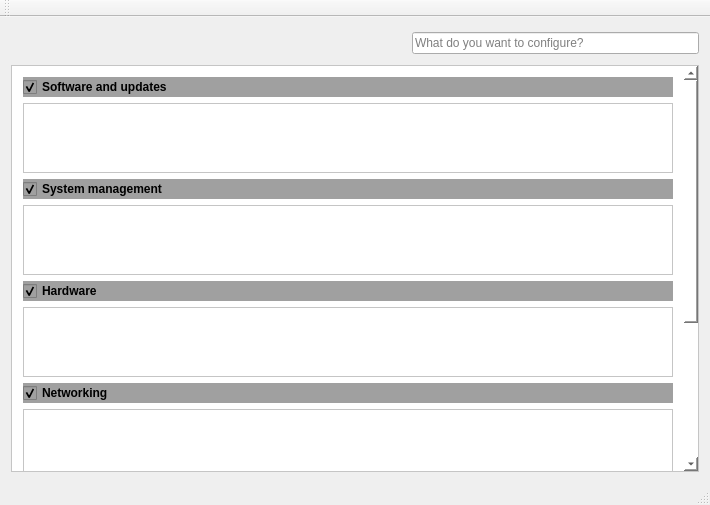
<?xml version="1.0" encoding="UTF-8"?>
<ui version="4.0">
 <class>MainWindow</class>
 <widget class="QMainWindow" name="MainWindow">
  <property name="geometry">
   <rect>
    <x>0</x>
    <y>0</y>
    <width>710</width>
    <height>505</height>
   </rect>
  </property>
  <property name="windowTitle">
   <string>MainWindow</string>
  </property>
  <widget class="QWidget" name="centralWidget">
   <layout class="QVBoxLayout" name="verticalLayout">
    <item>
     <layout class="QHBoxLayout" name="horizontalLayout">
      <item>
       <widget class="QToolButton" name="refreshButton">
        <property name="text">
         <string/>
        </property>
        <property name="icon">
         <iconset resource="controlpanel.qrc">
          <normaloff>:/images/refresh.png</normaloff>:/images/refresh.png</iconset>
        </property>
        <property name="iconSize">
         <size>
          <width>24</width>
          <height>24</height>
         </size>
        </property>
        <property name="autoRaise">
         <bool>true</bool>
        </property>
       </widget>
      </item>
      <item>
       <widget class="QToolButton" name="DEChooserButton">
        <property name="contextMenuPolicy">
         <enum>Qt::ActionsContextMenu</enum>
        </property>
        <property name="text">
         <string/>
        </property>
        <property name="icon">
         <iconset resource="controlpanel.qrc">
          <normaloff>:/images/kde.png</normaloff>:/images/kde.png</iconset>
        </property>
        <property name="iconSize">
         <size>
          <width>24</width>
          <height>24</height>
         </size>
        </property>
        <property name="popupMode">
         <enum>QToolButton::InstantPopup</enum>
        </property>
        <property name="autoRaise">
         <bool>true</bool>
        </property>
        <property name="arrowType">
         <enum>Qt::NoArrow</enum>
        </property>
       </widget>
      </item>
      <item>
       <widget class="QToolButton" name="DELaunchConfigApp">
        <property name="text">
         <string/>
        </property>
        <property name="icon">
         <iconset resource="controlpanel.qrc">
          <normaloff>:/images/kde.png</normaloff>:/images/kde.png</iconset>
        </property>
        <property name="iconSize">
         <size>
          <width>24</width>
          <height>24</height>
         </size>
        </property>
        <property name="autoRaise">
         <bool>true</bool>
        </property>
       </widget>
      </item>
      <item>
       <spacer name="horizontalSpacer">
        <property name="orientation">
         <enum>Qt::Horizontal</enum>
        </property>
        <property name="sizeHint" stdset="0">
         <size>
          <width>40</width>
          <height>20</height>
         </size>
        </property>
       </spacer>
      </item>
      <item>
       <widget class="QLineEdit" name="filterEdit">
        <property name="placeholderText">
         <string>What do you want to configure?</string>
        </property>
       </widget>
      </item>
     </layout>
    </item>
    <item>
     <widget class="QScrollArea" name="scrollArea">
      <property name="styleSheet">
       <string notr="true">background-color: rgb(255, 255, 255);</string>
      </property>
      <property name="widgetResizable">
       <bool>true</bool>
      </property>
      <widget class="QWidget" name="scrollAreaWidgetContents">
       <property name="geometry">
        <rect>
         <x>0</x>
         <y>-165</y>
         <width>679</width>
         <height>570</height>
        </rect>
       </property>
       <layout class="QVBoxLayout" name="verticalLayout_2">
        <item>
         <widget class="QCheckBox" name="softwareGroupName">
          <property name="font">
           <font>
            <weight>75</weight>
            <bold>true</bold>
           </font>
          </property>
          <property name="autoFillBackground">
           <bool>false</bool>
          </property>
          <property name="styleSheet">
           <string notr="true">QCheckBox{ background-color: rgb(160, 160, 160)}
QCheckBox::indicator:unchecked{
image: url(:images/arrow-down.png);
}
QCheckBox::indicator:checked{
image: url(:images/arrow-up.png);
}</string>
          </property>
          <property name="text">
           <string>Software and updates</string>
          </property>
          <property name="checked">
           <bool>true</bool>
          </property>
          <property name="autoExclusive">
           <bool>false</bool>
          </property>
         </widget>
        </item>
        <item>
         <widget class="QAutoExpandList" name="softwareLW"/>
        </item>
        <item>
         <widget class="QCheckBox" name="systemGroupName">
          <property name="font">
           <font>
            <weight>75</weight>
            <bold>true</bold>
           </font>
          </property>
          <property name="autoFillBackground">
           <bool>false</bool>
          </property>
          <property name="styleSheet">
           <string notr="true">QCheckBox{ background-color: rgb(160, 160, 160)}
QCheckBox::indicator:unchecked{
image: url(:images/arrow-down.png);
}
QCheckBox::indicator:checked{
image: url(:images/arrow-up.png);
}</string>
          </property>
          <property name="text">
           <string>System management</string>
          </property>
          <property name="checked">
           <bool>true</bool>
          </property>
         </widget>
        </item>
        <item>
         <widget class="QAutoExpandList" name="systemLW"/>
        </item>
        <item>
         <widget class="QCheckBox" name="hardwareGroupName">
          <property name="font">
           <font>
            <weight>75</weight>
            <bold>true</bold>
           </font>
          </property>
          <property name="autoFillBackground">
           <bool>false</bool>
          </property>
          <property name="styleSheet">
           <string notr="true">QCheckBox{ background-color: rgb(160, 160, 160)}
QCheckBox::indicator:unchecked{
image: url(:images/arrow-down.png);
}
QCheckBox::indicator:checked{
image: url(:images/arrow-up.png);
}</string>
          </property>
          <property name="text">
           <string>Hardware</string>
          </property>
          <property name="checked">
           <bool>true</bool>
          </property>
         </widget>
        </item>
        <item>
         <widget class="QAutoExpandList" name="hardwareLW"/>
        </item>
        <item>
         <widget class="QCheckBox" name="networkingGroupName">
          <property name="font">
           <font>
            <weight>75</weight>
            <bold>true</bold>
           </font>
          </property>
          <property name="autoFillBackground">
           <bool>false</bool>
          </property>
          <property name="styleSheet">
           <string notr="true">QCheckBox{ background-color: rgb(160, 160, 160)}
QCheckBox::indicator:unchecked{
image: url(:images/arrow-down.png);
}
QCheckBox::indicator:checked{
image: url(:images/arrow-up.png);
}</string>
          </property>
          <property name="text">
           <string>Networking</string>
          </property>
          <property name="checked">
           <bool>true</bool>
          </property>
         </widget>
        </item>
        <item>
         <widget class="QAutoExpandList" name="networkingLW"/>
        </item>
        <item>
         <widget class="QCheckBox" name="deGroupName">
          <property name="font">
           <font>
            <weight>75</weight>
            <bold>true</bold>
           </font>
          </property>
          <property name="autoFillBackground">
           <bool>false</bool>
          </property>
          <property name="styleSheet">
           <string notr="true">QCheckBox{ background-color: rgb(160, 160, 160)}
QCheckBox::indicator:unchecked{
image: url(:images/arrow-down.png);
}
QCheckBox::indicator:checked{
image: url(:images/arrow-up.png);
}</string>
          </property>
          <property name="text">
           <string>Desktop environment</string>
          </property>
          <property name="checked">
           <bool>true</bool>
          </property>
         </widget>
        </item>
        <item>
         <widget class="QAutoExpandList" name="deLW"/>
        </item>
        <item>
         <widget class="QCheckBox" name="toolsGroupName">
          <property name="font">
           <font>
            <weight>75</weight>
            <bold>true</bold>
           </font>
          </property>
          <property name="autoFillBackground">
           <bool>false</bool>
          </property>
          <property name="styleSheet">
           <string notr="true">QCheckBox{ background-color: rgb(160, 160, 160)}
QCheckBox::indicator:unchecked{
image: url(:images/arrow-down.png);
}
QCheckBox::indicator:checked{
image: url(:images/arrow-up.png);
}</string>
          </property>
          <property name="text">
           <string>Tools</string>
          </property>
          <property name="checked">
           <bool>true</bool>
          </property>
         </widget>
        </item>
        <item>
         <widget class="QAutoExpandList" name="toolsLW"/>
        </item>
        <item>
         <spacer name="verticalSpacer">
          <property name="orientation">
           <enum>Qt::Vertical</enum>
          </property>
          <property name="sizeHint" stdset="0">
           <size>
            <width>20</width>
            <height>40</height>
           </size>
          </property>
         </spacer>
        </item>
       </layout>
      </widget>
     </widget>
    </item>
   </layout>
  </widget>
  <widget class="QMenuBar" name="menuBar">
   <property name="geometry">
    <rect>
     <x>0</x>
     <y>0</y>
     <width>710</width>
     <height>21</height>
    </rect>
   </property>
  </widget>
  <widget class="QToolBar" name="mainToolBar">
   <attribute name="toolBarArea">
    <enum>TopToolBarArea</enum>
   </attribute>
   <attribute name="toolBarBreak">
    <bool>false</bool>
   </attribute>
  </widget>
  <widget class="QStatusBar" name="statusBar"/>
 </widget>
 <layoutdefault spacing="6" margin="11"/>
 <customwidgets>
  <customwidget>
   <class>QAutoExpandList</class>
   <extends>QListWidget</extends>
   <header location="global">controls/qautoexpandlist.h</header>
  </customwidget>
 </customwidgets>
 <resources>
  <include location="controlpanel.qrc"/>
 </resources>
 <connections/>
</ui>
